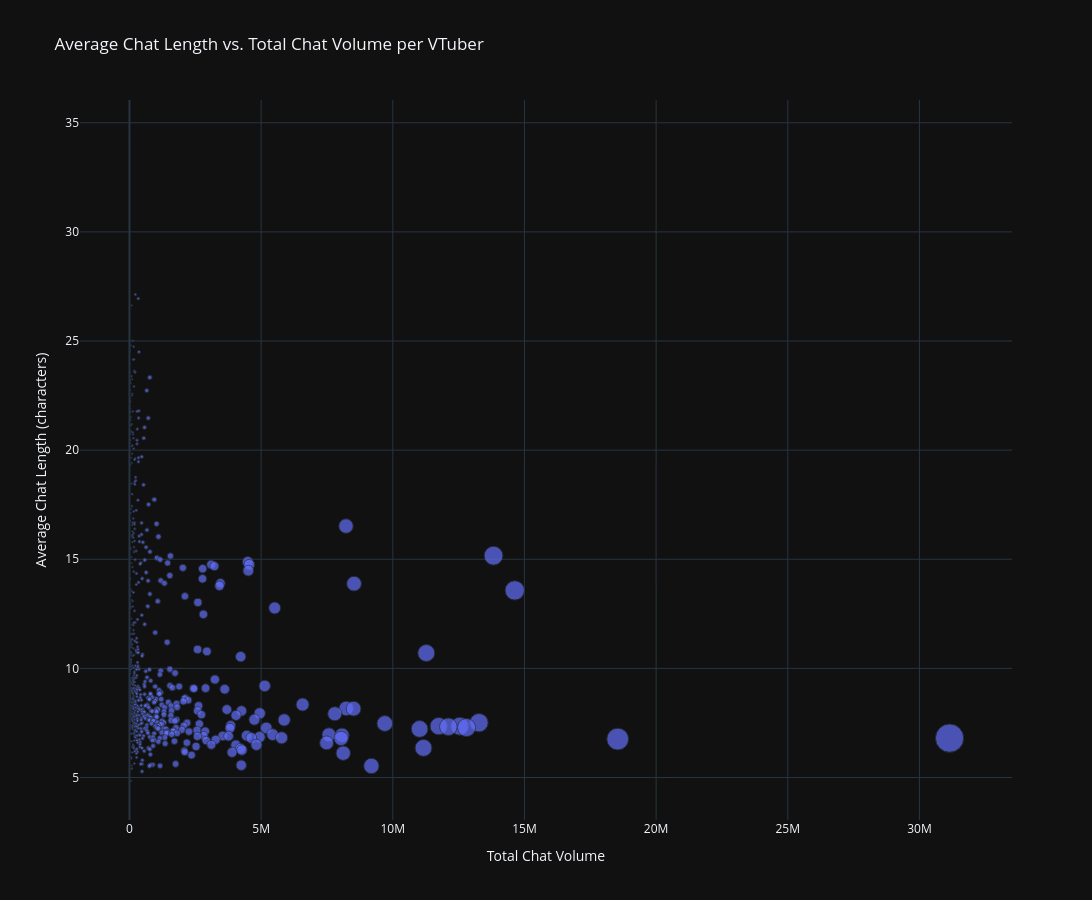

Notebook code for this chart:
### Code cell
# 1. Execute the query and convert to Pandas
df_pd = long_chat().toPandas()

# 2. Generate Scatter Plot
fig1 = px.scatter(
    df_pd, 
    x='total_chats', 
    y='avg_chat_length', 
    hover_name='English Name',          # Shows the VTuber name when hovering over a dot
    size='total_chats',                 # Optional: Makes dots bigger for higher chat volumes
    title='Average Chat Length vs. Total Chat Volume per VTuber',
    labels={
        'total_chats': 'Total Chat Volume', 
        'avg_chat_length': 'Average Chat Length (characters)'
    },
    template='plotly_dark',              # Optional: Gives it a sleek dark theme
    width=1600,
    height=900
)

# Optional: Add a trendline to see if bigger streams generally have shorter chats
fig1.update_traces(marker=dict(opacity=0.7)) 

fig1.show()

### Figure 1 — Plotly figure (JSON) as saved in the notebook; plotly's stock layout.template omitted (floating-point values rounded to 4 significant figures; data arrays with more than 128 entries replaced by an {"elided": "..."} marker saying what was removed)
{"data": [{"hovertemplate": "<b>%{hovertext}</b><br><br>Total Chat Volume=%{marker.size}<br>Average Chat Length (characters)=%{y}<extra></extra>", "hovertext": {"elided": "840 str values"}, "legendgroup": "", "marker": {"color": "#636efa", "opacity": 0.7, "size": {"elided": "840 int values"}, "sizemode": "area", "sizeref": 77860.0, "symbol": "circle"}, "mode": "markers", "name": "", "orientation": "v", "showlegend": false, "type": "scatter", "x": {"elided": "840 int values"}, "xaxis": "x", "y": {"elided": "840 float values"}, "yaxis": "y"}], "layout": {"height": 900, "legend": {"itemsizing": "constant", "tracegroupgap": 0}, "title": {"text": "Average Chat Length vs. Total Chat Volume per VTuber"}, "width": 1600, "xaxis": {"anchor": "y", "domain": [0, 1], "title": {"text": "Total Chat Volume"}}, "yaxis": {"anchor": "x", "domain": [0, 1], "title": {"text": "Average Chat Length (characters)"}}}}
